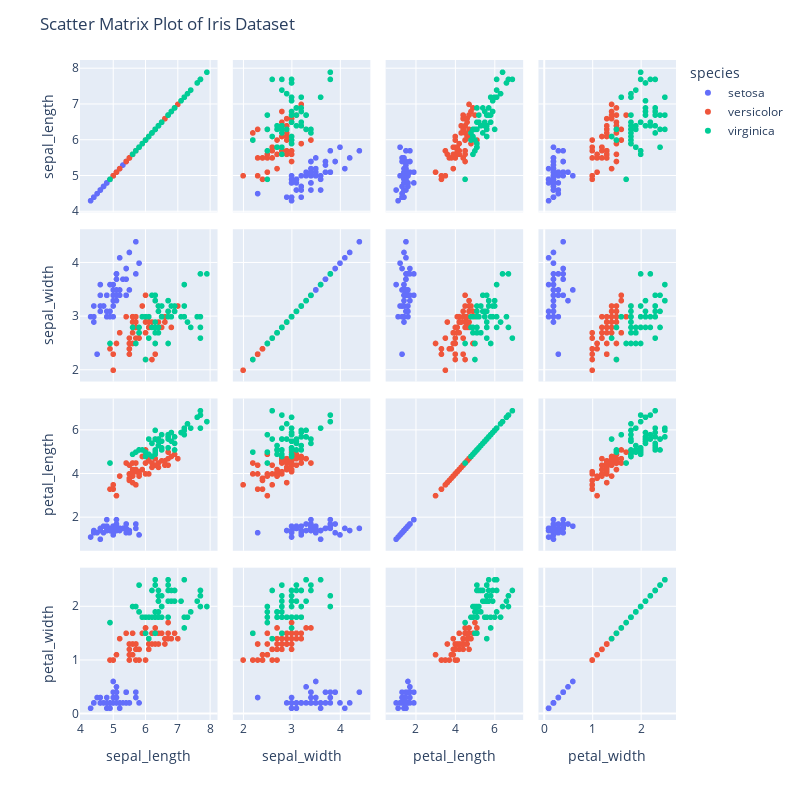

Notebook code cell kept with this figure:
### Markdown cell above
Q4. Using the iris dataset in the Plotly library, Plot a scatter matrix plot, using the "species" column for the color parameter.

Note: Use "sepal_length", "sepal_width", "petal_length", "petal_width" columns only with the
dimensions parameter.

### Code cell
import plotly.express as px

iris = sns.load_dataset("iris")

fig = px.scatter_matrix(
    iris,
    dimensions=["sepal_length", "sepal_width", "petal_length", "petal_width"],
    color="species")

fig.update_layout(
    title="Scatter Matrix Plot of Iris Dataset",
    width=800, height=800)

fig.show()

### Figure 1 — Plotly figure (JSON) as saved in the notebook; plotly's stock layout.template omitted (floating-point values rounded to 4 significant figures)
{"data": [{"dimensions": [{"axis": {"matches": true}, "label": "sepal_length", "values": [5.1, 4.9, 4.7, 4.6, 5, 5.4, 4.6, 5, 4.4, 4.9, 5.4, 4.8, 4.8, 4.3, 5.8, 5.7, 5.4, 5.1, 5.7, 5.1, 5.4, 5.1, 4.6, 5.1, 4.8, 5, 5, 5.2, 5.2, 4.7, 4.8, 5.4, 5.2, 5.5, 4.9, 5, 5.5, 4.9, 4.4, 5.1, 5, 4.5, 4.4, 5, 5.1, 4.8, 5.1, 4.6, 5.3, 5]}, {"axis": {"matches": true}, "label": "sepal_width", "values": [3.5, 3, 3.2, 3.1, 3.6, 3.9, 3.4, 3.4, 2.9, 3.1, 3.7, 3.4, 3, 3, 4, 4.4, 3.9, 3.5, 3.8, 3.8, 3.4, 3.7, 3.6, 3.3, 3.4, 3, 3.4, 3.5, 3.4, 3.2, 3.1, 3.4, 4.1, 4.2, 3.1, 3.2, 3.5, 3.6, 3, 3.4, 3.5, 2.3, 3.2, 3.5, 3.8, 3, 3.8, 3.2, 3.7, 3.3]}, {"axis": {"matches": true}, "label": "petal_length", "values": [1.4, 1.4, 1.3, 1.5, 1.4, 1.7, 1.4, 1.5, 1.4, 1.5, 1.5, 1.6, 1.4, 1.1, 1.2, 1.5, 1.3, 1.4, 1.7, 1.5, 1.7, 1.5, 1, 1.7, 1.9, 1.6, 1.6, 1.5, 1.4, 1.6, 1.6, 1.5, 1.5, 1.4, 1.5, 1.2, 1.3, 1.4, 1.3, 1.5, 1.3, 1.3, 1.3, 1.6, 1.9, 1.4, 1.6, 1.4, 1.5, 1.4]}, {"axis": {"matches": true}, "label": "petal_width", "values": [0.2, 0.2, 0.2, 0.2, 0.2, 0.4, 0.3, 0.2, 0.2, 0.1, 0.2, 0.2, 0.1, 0.1, 0.2, 0.4, 0.4, 0.3, 0.3, 0.3, 0.2, 0.4, 0.2, 0.5, 0.2, 0.2, 0.4, 0.2, 0.2, 0.2, 0.2, 0.4, 0.1, 0.2, 0.2, 0.2, 0.2, 0.1, 0.2, 0.2, 0.3, 0.3, 0.2, 0.6, 0.4, 0.3, 0.2, 0.2, 0.2, 0.2]}], "hovertemplate": "species=setosa<br>%{xaxis.title.text}=%{x}<br>%{yaxis.title.text}=%{y}<extra></extra>", "legendgroup": "setosa", "marker": {"color": "#636efa", "symbol": "circle"}, "name": "setosa", "showlegend": true, "type": "splom"}, {"dimensions": [{"axis": {"matches": true}, "label": "sepal_length", "values": [7, 6.4, 6.9, 5.5, 6.5, 5.7, 6.3, 4.9, 6.6, 5.2, 5, 5.9, 6, 6.1, 5.6, 6.7, 5.6, 5.8, 6.2, 5.6, 5.9, 6.1, 6.3, 6.1, 6.4, 6.6, 6.8, 6.7, 6, 5.7, 5.5, 5.5, 5.8, 6, 5.4, 6, 6.7, 6.3, 5.6, 5.5, 5.5, 6.1, 5.8, 5, 5.6, 5.7, 5.7, 6.2, 5.1, 5.7]}, {"axis": {"matches": true}, "label": "sepal_width", "values": [3.2, 3.2, 3.1, 2.3, 2.8, 2.8, 3.3, 2.4, 2.9, 2.7, 2, 3, 2.2, 2.9, 2.9, 3.1, 3, 2.7, 2.2, 2.5, 3.2, 2.8, 2.5, 2.8, 2.9, 3, 2.8, 3, 2.9, 2.6, 2.4, 2.4, 2.7, 2.7, 3, 3.4, 3.1, 2.3, 3, 2.5, 2.6, 3, 2.6, 2.3, 2.7, 3, 2.9, 2.9, 2.5, 2.8]}, {"axis": {"matches": true}, "label": "petal_length", "values": [4.7, 4.5, 4.9, 4, 4.6, 4.5, 4.7, 3.3, 4.6, 3.9, 3.5, 4.2, 4, 4.7, 3.6, 4.4, 4.5, 4.1, 4.5, 3.9, 4.8, 4, 4.9, 4.7, 4.3, 4.4, 4.8, 5, 4.5, 3.5, 3.8, 3.7, 3.9, 5.1, 4.5, 4.5, 4.7, 4.4, 4.1, 4, 4.4, 4.6, 4, 3.3, 4.2, 4.2, 4.2, 4.3, 3, 4.1]}, {"axis": {"matches": true}, "label": "petal_width", "values": [1.4, 1.5, 1.5, 1.3, 1.5, 1.3, 1.6, 1, 1.3, 1.4, 1, 1.5, 1, 1.4, 1.3, 1.4, 1.5, 1, 1.5, 1.1, 1.8, 1.3, 1.5, 1.2, 1.3, 1.4, 1.4, 1.7, 1.5, 1, 1.1, 1, 1.2, 1.6, 1.5, 1.6, 1.5, 1.3, 1.3, 1.3, 1.2, 1.4, 1.2, 1, 1.3, 1.2, 1.3, 1.3, 1.1, 1.3]}], "hovertemplate": "species=versicolor<br>%{xaxis.title.text}=%{x}<br>%{yaxis.title.text}=%{y}<extra></extra>", "legendgroup": "versicolor", "marker": {"color": "#EF553B", "symbol": "circle"}, "name": "versicolor", "showlegend": true, "type": "splom"}, {"dimensions": [{"axis": {"matches": true}, "label": "sepal_length", "values": [6.3, 5.8, 7.1, 6.3, 6.5, 7.6, 4.9, 7.3, 6.7, 7.2, 6.5, 6.4, 6.8, 5.7, 5.8, 6.4, 6.5, 7.7, 7.7, 6, 6.9, 5.6, 7.7, 6.3, 6.7, 7.2, 6.2, 6.1, 6.4, 7.2, 7.4, 7.9, 6.4, 6.3, 6.1, 7.7, 6.3, 6.4, 6, 6.9, 6.7, 6.9, 5.8, 6.8, 6.7, 6.7, 6.3, 6.5, 6.2, 5.9]}, {"axis": {"matches": true}, "label": "sepal_width", "values": [3.3, 2.7, 3, 2.9, 3, 3, 2.5, 2.9, 2.5, 3.6, 3.2, 2.7, 3, 2.5, 2.8, 3.2, 3, 3.8, 2.6, 2.2, 3.2, 2.8, 2.8, 2.7, 3.3, 3.2, 2.8, 3, 2.8, 3, 2.8, 3.8, 2.8, 2.8, 2.6, 3, 3.4, 3.1, 3, 3.1, 3.1, 3.1, 2.7, 3.2, 3.3, 3, 2.5, 3, 3.4, 3]}, {"axis": {"matches": true}, "label": "petal_length", "values": [6, 5.1, 5.9, 5.6, 5.8, 6.6, 4.5, 6.3, 5.8, 6.1, 5.1, 5.3, 5.5, 5, 5.1, 5.3, 5.5, 6.7, 6.9, 5, 5.7, 4.9, 6.7, 4.9, 5.7, 6, 4.8, 4.9, 5.6, 5.8, 6.1, 6.4, 5.6, 5.1, 5.6, 6.1, 5.6, 5.5, 4.8, 5.4, 5.6, 5.1, 5.1, 5.9, 5.7, 5.2, 5, 5.2, 5.4, 5.1]}, {"axis": {"matches": true}, "label": "petal_width", "values": [2.5, 1.9, 2.1, 1.8, 2.2, 2.1, 1.7, 1.8, 1.8, 2.5, 2, 1.9, 2.1, 2, 2.4, 2.3, 1.8, 2.2, 2.3, 1.5, 2.3, 2, 2, 1.8, 2.1, 1.8, 1.8, 1.8, 2.1, 1.6, 1.9, 2, 2.2, 1.5, 1.4, 2.3, 2.4, 1.8, 1.8, 2.1, 2.4, 2.3, 1.9, 2.3, 2.5, 2.3, 1.9, 2, 2.3, 1.8]}], "hovertemplate": "species=virginica<br>%{xaxis.title.text}=%{x}<br>%{yaxis.title.text}=%{y}<extra></extra>", "legendgroup": "virginica", "marker": {"color": "#00cc96", "symbol": "circle"}, "name": "virginica", "showlegend": true, "type": "splom"}], "layout": {"dragmode": "select", "height": 800, "legend": {"title": {"text": "species"}, "tracegroupgap": 0}, "margin": {"t": 60}, "title": {"text": "Scatter Matrix Plot of Iris Dataset"}, "width": 800, "xaxis": {"autorange": true, "range": [3.97, 8.23], "type": "linear"}, "xaxis2": {"autorange": true, "range": [1.78, 4.62], "type": "linear"}, "xaxis3": {"autorange": true, "range": [0.4593, 7.441], "type": "linear"}, "xaxis4": {"autorange": true, "range": [-0.1199, 2.72], "type": "linear"}, "yaxis": {"autorange": true, "range": [3.97, 8.23], "type": "linear"}, "yaxis2": {"autorange": true, "range": [1.78, 4.62], "type": "linear"}, "yaxis3": {"autorange": true, "range": [0.4593, 7.441], "type": "linear"}, "yaxis4": {"autorange": true, "range": [-0.1199, 2.72], "type": "linear"}}}
